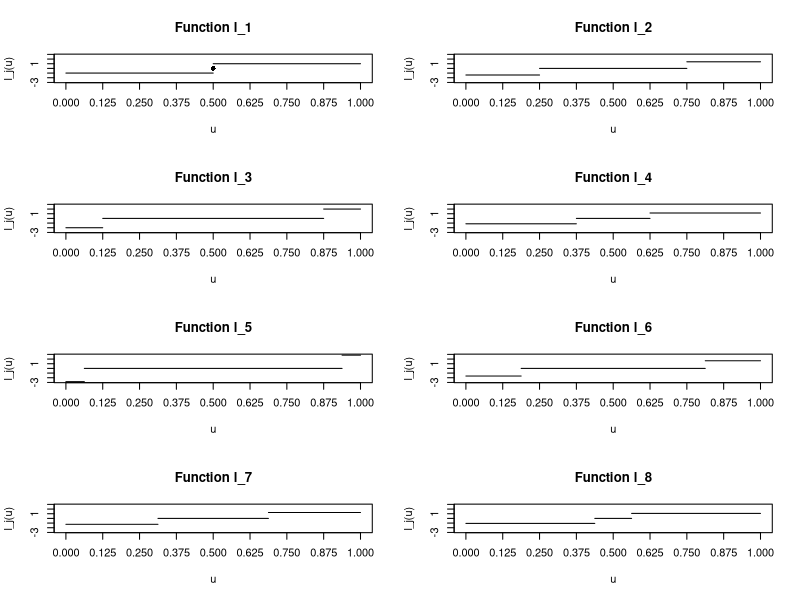

Write the R code that produced this figure.
par(mfrow=c(4, 2))

mmax <- 1/sqrt(2*1/16)

k <- 1/2
p <- 1/sqrt(2*k)

l1 <- rep(-p, times=50)
r1 <- rep(p, times=50)

plot(
  seq(from=0, to=k, along.with=l1), 
  l1, 
  type='l', 
  xlim=c(0, 1),
  ylim=c(-mmax, mmax),
  main="Function l_1",
  xlab="u",
  ylab="l_j(u)",
  xaxt = "n"
)
axis(1, at = c(0, 1/8, 1/4, 3/8, 2/4, 5/8, 3/4, 7/8, 4/4))
points(0.5, 0, pch=16)
lines(seq(from=1-k, to=1, along.with=r1), r1, type='l')

k <- 1/4
p <- 1/sqrt(2*k)

l1 <- rep(-p, times=50)
r1 <- rep(p, times=50)

plot(
  seq(from=0, to=k, along.with=l1), 
  l1, 
  type='l', 
  xlim=c(0, 1),
  ylim=c(-mmax, mmax),
  main="Function l_2",
  xlab="u",
  ylab="l_j(u)",
  xaxt = "n"
)
axis(1, at = c(0, 1/8, 1/4, 3/8, 2/4, 5/8, 3/4, 7/8, 4/4))
lines(c(k, 1-k), c(0, 0))
lines(seq(from=1-k, to=1, along.with=r1), r1, type='l')

k <- 1/8
p <- 1/sqrt(2*k)

l1 <- rep(-p, times=50)
r1 <- rep(p, times=50)

plot(
  seq(from=0, to=k, along.with=l1), 
  l1, 
  type='l', 
  xlim=c(0, 1),
  ylim=c(-mmax, mmax),
  main="Function l_3",
  xlab="u",
  ylab="l_j(u)",
  xaxt = "n"
)
axis(1, at = c(0, 1/8, 1/4, 3/8, 2/4, 5/8, 3/4, 7/8, 4/4))
lines(c(k, 1-k), c(0, 0))
lines(seq(from=1-k, to=1, along.with=r1), r1, type='l')

k <- 3/8
p <- 1/sqrt(2*k)

l1 <- rep(-p, times=50)
r1 <- rep(p, times=50)

plot(
  seq(from=0, to=k, along.with=l1), 
  l1, 
  type='l', 
  xlim=c(0, 1),
  ylim=c(-mmax, mmax),
  main="Function l_4",
  xlab="u",
  ylab="l_j(u)",
  xaxt = "n"
)
axis(1, at = c(0, 1/8, 1/4, 3/8, 2/4, 5/8, 3/4, 7/8, 4/4))
lines(c(k, 1-k), c(0, 0))
lines(seq(from=1-k, to=1, along.with=r1), r1, type='l')

k <- 1/16
p <- 1/sqrt(2*k)

l1 <- rep(-p, times=50)
r1 <- rep(p, times=50)

plot(
  seq(from=0, to=k, along.with=l1), 
  l1, 
  type='l', 
  xlim=c(0, 1),
  ylim=c(-mmax, mmax),
  main="Function l_5",
  xlab="u",
  ylab="l_j(u)",
  xaxt = "n"
)
axis(1, at = c(0, 1/8, 1/4, 3/8, 2/4, 5/8, 3/4, 7/8, 4/4))
lines(c(k, 1-k), c(0, 0))
lines(seq(from=1-k, to=1, along.with=r1), r1, type='l')

k <- 3/16
p <- 1/sqrt(2*k)

l1 <- rep(-p, times=50)
r1 <- rep(p, times=50)

plot(
  seq(from=0, to=k, along.with=l1), 
  l1, 
  type='l', 
  xlim=c(0, 1),
  ylim=c(-mmax, mmax),
  main="Function l_6",
  xlab="u",
  ylab="l_j(u)",
  xaxt = "n"
)
axis(1, at = c(0, 1/8, 1/4, 3/8, 2/4, 5/8, 3/4, 7/8, 4/4))
lines(c(k, 1-k), c(0, 0))
lines(seq(from=1-k, to=1, along.with=r1), r1, type='l')


k <- 5/16
p <- 1/sqrt(2*k)

l1 <- rep(-p, times=50)
r1 <- rep(p, times=50)

plot(
  seq(from=0, to=k, along.with=l1), 
  l1, 
  type='l', 
  xlim=c(0, 1),
  ylim=c(-mmax, mmax),
  main="Function l_7",
  xlab="u",
  ylab="l_j(u)",
  xaxt = "n"
)
axis(1, at = c(0, 1/8, 1/4, 3/8, 2/4, 5/8, 3/4, 7/8, 4/4))
lines(c(k, 1-k), c(0, 0))
lines(seq(from=1-k, to=1, along.with=r1), r1, type='l')

k <- 7/16
p <- 1/sqrt(2*k)

l1 <- rep(-p, times=50)
r1 <- rep(p, times=50)

plot(
  seq(from=0, to=k, along.with=l1), 
  l1, 
  type='l', 
  xlim=c(0, 1),
  ylim=c(-mmax, mmax),
  main="Function l_8",
  xlab="u",
  ylab="l_j(u)",
  xaxt = "n"
)
axis(1, at = c(0, 1/8, 1/4, 3/8, 2/4, 5/8, 3/4, 7/8, 4/4))
lines(c(k, 1-k), c(0, 0))
lines(seq(from=1-k, to=1, along.with=r1), r1, type='l')
